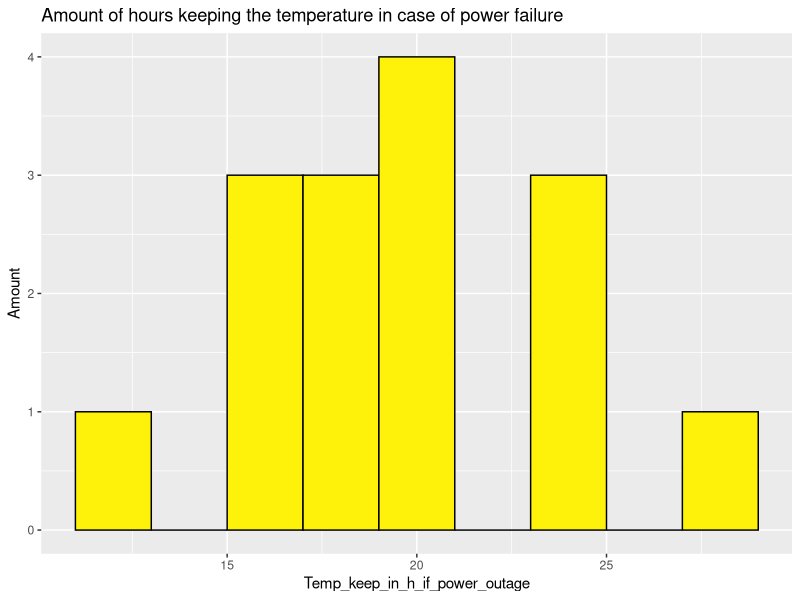
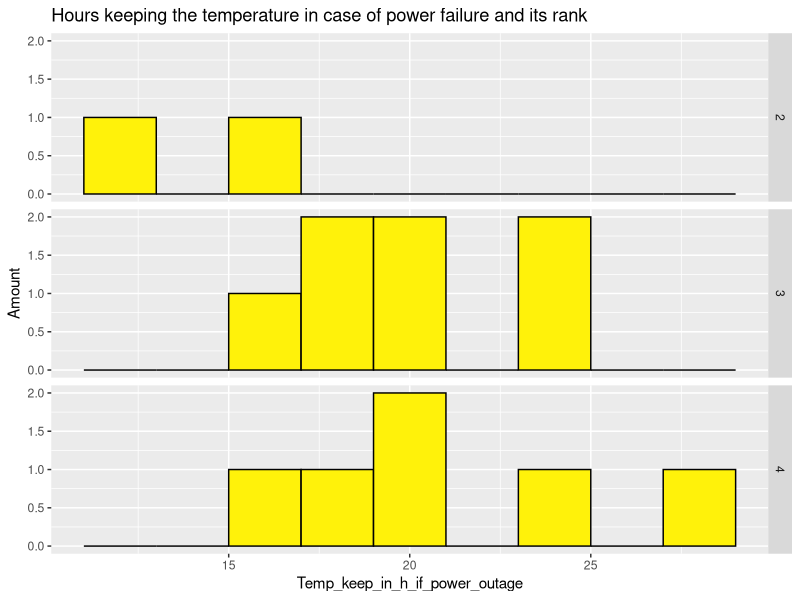

The R script that drew these images, in order:
#install.packages("ggplot2")
library("ggplot2")

df <- as.data.frame(matrix(c(276, 262, 196, 192, 206, 228, 188, 279, 206, 246, 100, 210, 212, 361, 166,
                             130, 98, 75, 98, 98, 111, 98, 87, 98, 98, 56, 98, 98, 211, 64,
                             17, 18, 28, 21, 24, 24, 20, 16, 24, 16, 20, 20, 18, 12, 19,
                             3399, 2099, 899, 1399, 1799, 1199, 1699, 1999, 2199, 2099, 890, 1899, 1799, 3449, 1198), 15, 4))
labels <- c("1", "2", "3", "4", "5")
result <- c(2, 3, 4, 4, 3, 4, 4, 3, 3, 4, 3, 3, 4, 2, 3)
factors <- factor(result, labels)
df <- cbind(df, factors)
colnames(df) <- c("Cooler_storage_volume", "Freezer_storage_volume", "Temp_keep_in_h_if_power_outage", "Price", "Rank")

histogram <- ggplot(df, aes(Temp_keep_in_h_if_power_outage))

histogram <- histogram + geom_histogram(binwidth=2, color="#000000", fill="#FFF20A")
histogram <- histogram + labs(x="Temp_keep_in_h_if_power_outage", y="Amount") + ggtitle("Amount of hours keeping the temperature in case of power failure")
histogram

histogram.facets <- histogram+facet_grid(Rank~.)+ggtitle("Hours keeping the temperature in case of power failure and its rank")
histogram.facets #vertically
